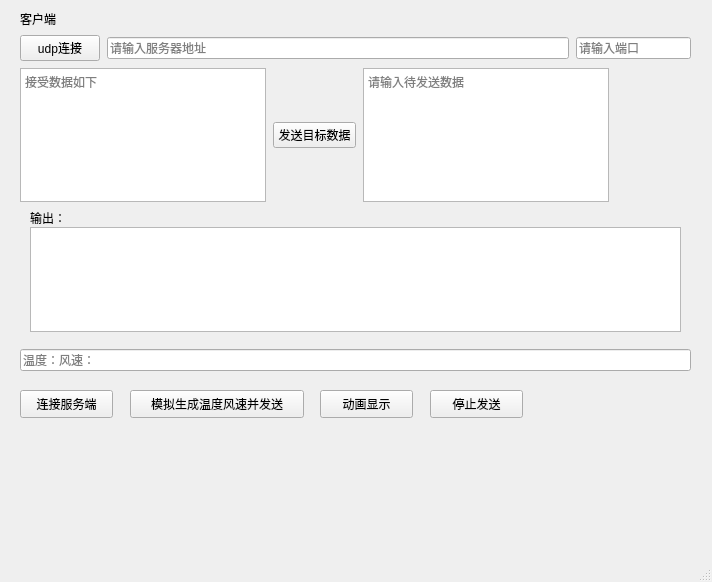
<?xml version="1.0" encoding="UTF-8"?>
<ui version="4.0">
 <class>Client_Window</class>
 <widget class="QMainWindow" name="Client_Window">
  <property name="geometry">
   <rect>
    <x>0</x>
    <y>0</y>
    <width>712</width>
    <height>582</height>
   </rect>
  </property>
  <property name="windowTitle">
   <string>MainWindow</string>
  </property>
  <widget class="QWidget" name="centralwidget">
   <widget class="QWidget" name="verticalLayoutWidget_2">
    <property name="geometry">
     <rect>
      <x>10</x>
      <y>10</y>
      <width>691</width>
      <height>371</height>
     </rect>
    </property>
    <layout class="QVBoxLayout" name="verticalLayout_2" stretch="0,0,4,4,0">
     <property name="spacing">
      <number>7</number>
     </property>
     <property name="leftMargin">
      <number>10</number>
     </property>
     <property name="rightMargin">
      <number>10</number>
     </property>
     <property name="bottomMargin">
      <number>10</number>
     </property>
     <item>
      <widget class="QLabel" name="label">
       <property name="text">
        <string>客户端</string>
       </property>
      </widget>
     </item>
     <item>
      <layout class="QHBoxLayout" name="horizontalLayout" stretch="0,4,1">
       <item>
        <widget class="QPushButton" name="udp_client">
         <property name="text">
          <string>udp连接</string>
         </property>
        </widget>
       </item>
       <item>
        <widget class="QLineEdit" name="lineEdit_ca">
         <property name="placeholderText">
          <string>请输入服务器地址</string>
         </property>
        </widget>
       </item>
       <item>
        <widget class="QLineEdit" name="lineEdit_cp">
         <property name="placeholderText">
          <string>请输入端口</string>
         </property>
        </widget>
       </item>
      </layout>
     </item>
     <item>
      <layout class="QHBoxLayout" name="horizontalLayout_2" stretch="3,1,3,1">
       <item>
        <widget class="QTextEdit" name="textEdit_cs">
         <property name="placeholderText">
          <string>接受数据如下</string>
         </property>
        </widget>
       </item>
       <item>
        <widget class="QPushButton" name="c_send">
         <property name="text">
          <string>发送目标数据</string>
         </property>
        </widget>
       </item>
       <item>
        <widget class="QTextEdit" name="textEdit_ca">
         <property name="placeholderText">
          <string>请输入待发送数据</string>
         </property>
        </widget>
       </item>
       <item>
        <layout class="QVBoxLayout" name="verticalLayout"/>
       </item>
      </layout>
     </item>
     <item>
      <layout class="QVBoxLayout" name="verticalLayout_3" stretch="0,0">
       <property name="spacing">
        <number>0</number>
       </property>
       <property name="leftMargin">
        <number>10</number>
       </property>
       <property name="topMargin">
        <number>0</number>
       </property>
       <property name="rightMargin">
        <number>10</number>
       </property>
       <property name="bottomMargin">
        <number>10</number>
       </property>
       <item>
        <widget class="QLabel" name="label_3">
         <property name="text">
          <string>输出：</string>
         </property>
        </widget>
       </item>
       <item>
        <widget class="QTextEdit" name="textEdit_console"/>
       </item>
      </layout>
     </item>
     <item>
      <widget class="QLineEdit" name="lineEdit">
       <property name="placeholderText">
        <string>温度：风速：</string>
       </property>
      </widget>
     </item>
    </layout>
   </widget>
   <widget class="QPushButton" name="connectToSever">
    <property name="geometry">
     <rect>
      <x>20</x>
      <y>390</y>
      <width>93</width>
      <height>28</height>
     </rect>
    </property>
    <property name="text">
     <string>连接服务端</string>
    </property>
   </widget>
   <widget class="QPushButton" name="c_senddata">
    <property name="geometry">
     <rect>
      <x>130</x>
      <y>390</y>
      <width>174</width>
      <height>28</height>
     </rect>
    </property>
    <property name="text">
     <string>模拟生成温度风速并发送</string>
    </property>
   </widget>
   <widget class="QPushButton" name="animation">
    <property name="geometry">
     <rect>
      <x>320</x>
      <y>390</y>
      <width>93</width>
      <height>28</height>
     </rect>
    </property>
    <property name="text">
     <string>动画显示</string>
    </property>
   </widget>
   <widget class="QPushButton" name="c_stopsend">
    <property name="geometry">
     <rect>
      <x>430</x>
      <y>390</y>
      <width>93</width>
      <height>28</height>
     </rect>
    </property>
    <property name="text">
     <string>停止发送</string>
    </property>
   </widget>
  </widget>
  <widget class="QMenuBar" name="menubar">
   <property name="geometry">
    <rect>
     <x>0</x>
     <y>0</y>
     <width>712</width>
     <height>26</height>
    </rect>
   </property>
  </widget>
  <widget class="QStatusBar" name="statusbar"/>
 </widget>
 <resources/>
 <connections/>
</ui>
